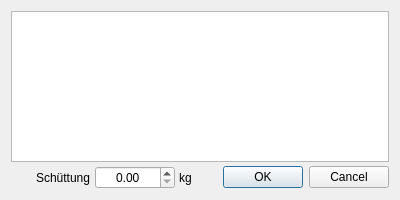
<?xml version="1.0" encoding="UTF-8"?>
<ui version="4.0">
 <class>DlgMaischplanMalz</class>
 <widget class="QDialog" name="DlgMaischplanMalz">
  <property name="geometry">
   <rect>
    <x>0</x>
    <y>0</y>
    <width>400</width>
    <height>200</height>
   </rect>
  </property>
  <property name="windowTitle">
   <string>Schüttung</string>
  </property>
  <layout class="QVBoxLayout" name="verticalLayout">
   <property name="spacing">
    <number>4</number>
   </property>
   <item>
    <widget class="TableView" name="tableView">
     <attribute name="verticalHeaderVisible">
      <bool>false</bool>
     </attribute>
    </widget>
   </item>
   <item>
    <layout class="QHBoxLayout" name="horizontalLayout">
     <item>
      <spacer name="horizontalSpacer">
       <property name="orientation">
        <enum>Qt::Horizontal</enum>
       </property>
       <property name="sizeHint" stdset="0">
        <size>
         <width>40</width>
         <height>20</height>
        </size>
       </property>
      </spacer>
     </item>
     <item>
      <widget class="QLabel" name="label">
       <property name="text">
        <string>Schüttung</string>
       </property>
      </widget>
     </item>
     <item>
      <widget class="DoubleSpinBox" name="tbMenge">
       <property name="minimumSize">
        <size>
         <width>80</width>
         <height>0</height>
        </size>
       </property>
       <property name="alignment">
        <set>Qt::AlignCenter</set>
       </property>
       <property name="decimals">
        <number>2</number>
       </property>
       <property name="singleStep">
        <double>0.100000000000000</double>
       </property>
      </widget>
     </item>
     <item>
      <widget class="QLabel" name="label_2">
       <property name="minimumSize">
        <size>
         <width>40</width>
         <height>0</height>
        </size>
       </property>
       <property name="text">
        <string>kg</string>
       </property>
      </widget>
     </item>
     <item>
      <widget class="QDialogButtonBox" name="buttonBox">
       <property name="orientation">
        <enum>Qt::Horizontal</enum>
       </property>
       <property name="standardButtons">
        <set>QDialogButtonBox::Cancel|QDialogButtonBox::Ok</set>
       </property>
      </widget>
     </item>
    </layout>
   </item>
  </layout>
 </widget>
 <customwidgets>
  <customwidget>
   <class>DoubleSpinBox</class>
   <extends>QDoubleSpinBox</extends>
   <header>widgets/doublespinbox.h</header>
  </customwidget>
  <customwidget>
   <class>TableView</class>
   <extends>QTableView</extends>
   <header>widgets/tableview.h</header>
  </customwidget>
 </customwidgets>
 <resources/>
 <connections>
  <connection>
   <sender>buttonBox</sender>
   <signal>accepted()</signal>
   <receiver>DlgMaischplanMalz</receiver>
   <slot>accept()</slot>
   <hints>
    <hint type="sourcelabel">
     <x>248</x>
     <y>254</y>
    </hint>
    <hint type="destinationlabel">
     <x>157</x>
     <y>274</y>
    </hint>
   </hints>
  </connection>
  <connection>
   <sender>buttonBox</sender>
   <signal>rejected()</signal>
   <receiver>DlgMaischplanMalz</receiver>
   <slot>reject()</slot>
   <hints>
    <hint type="sourcelabel">
     <x>316</x>
     <y>260</y>
    </hint>
    <hint type="destinationlabel">
     <x>286</x>
     <y>274</y>
    </hint>
   </hints>
  </connection>
 </connections>
</ui>
